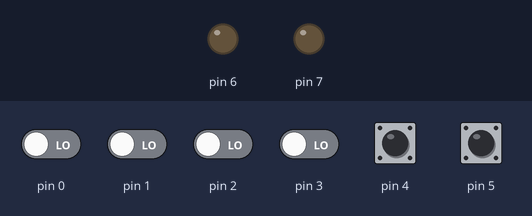
Simulated run of this sketch. Board: Arduino Uno, built with avr-gcc and run on an emulated ATmega328P. Parts: output pins drawn as LEDs (lit = HIGH). Dashed ring = blinking. Inputs (shaded band) come from the test bench; at power-on: pin 4, pin 5 HIGH, pin 0–3 LOW.

Above: at 0.8 s.
0.9 s: pin 4 pulled LOW for 0.15 s
At 1.6 s:
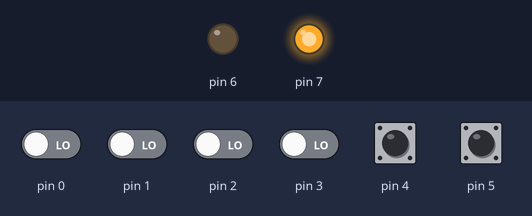
4.0 s: pin 5 pulled LOW for 1 s
At 4.15 s:
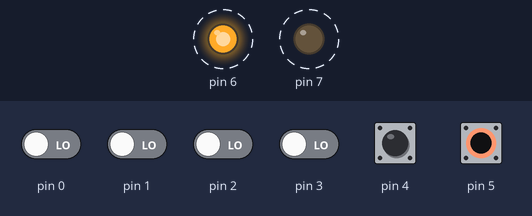
7.0 s: pin 4 pulled LOW for 1 s
At 8.8 s:
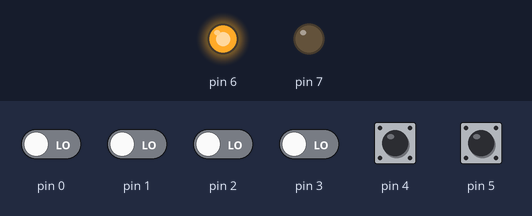
Timing chart, 0 to 10.5 s (numbered marks = the images above; inputs shaded):
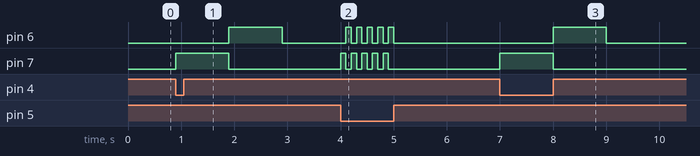

The sketch:

Relatorio_4.ino
```cpp
int main(void)
{
  DDRD = DDRD | 0b11000000; // Pino PD7 definido como saída
  PORTD = PORTD | 0b00110000; // Habilitar PULL-UP no PD5
  PORTD = PORTD & ~(0b11000000); // Desliga a saída PD7

  for ( ;; ){ // Super Loop
    int botao = PIND & 0b00100000; // Lê o estado do PD5
    int botao2 = PIND & 0b00010000; // Lendo o estado do PD4

    if (botao == 0){ // Botão está pressionado ?
      PORTD = PORTD | 0b10000000; // PD7 -> HIGH
      _delay_ms(100); // Espera 5s
      PORTD = PORTD & ~(0b10000000); // PD7 -> LOW
      PORTD = PORTD |0b01000000; // PD6 - HIGH
      _delay_ms(100); // Delay de 1 segundo
      PORTD = PORTD & ~(0b01000000); // PD6 - LOW
    }

    if(botao2 == 0){
      PORTD = PORTD | 0b10000000; // PD7 -> HIGH
      _delay_ms(1000); // Espera 5s
      PORTD = PORTD & ~(0b10000000); // PD7 -> LOW
      PORTD = PORTD |0b01000000; // PD6 - HIGH
      _delay_ms(1000); // Delay de 1 segundo
      PORTD = PORTD & ~(0b01000000); // PD6 - LOW
    }
  }
}
```

Measured:
- after the input at 0.9 s, pin 6: LOW → HIGH after 1.0 s, → LOW 1.0 s later; pin 7: LOW → HIGH at once, → LOW 1.0 s later
- after the input at 4.0 s, pin 6: alternates HIGH for 0.10 s and LOW for 0.10 s, 10 changes in all, then stays LOW, starting after 0.10 s; pin 7: alternates HIGH for 0.10 s and LOW for 0.10 s, 10 changes in all, then stays LOW, starting at once
- after the input at 7.0 s, pin 6: LOW → HIGH after 1.0 s, → LOW 1.0 s later; pin 7: LOW → HIGH at once, → LOW 1.0 s later
